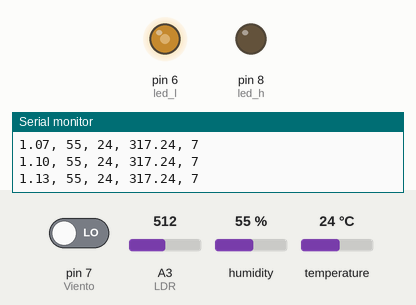
The sketch below on a simulated Arduino Uno, built with avr-gcc and run on an emulated ATmega328P. Parts: output pins drawn as LEDs (lit = HIGH), the last lines printed to the serial monitor. Inputs (shaded band) come from the test bench; at power-on: A3 (LDR) = 512, humidity 55 %, pin 7 (Viento) LOW, temperature 24 °C.

Above: at 1.2 s.
1.3 s: A3 (LDR) set to 574
At 1.9 s:
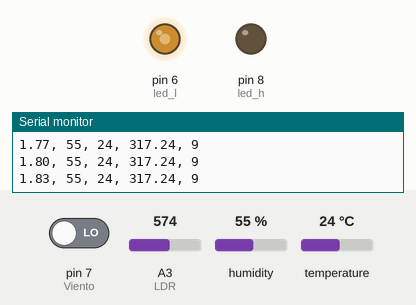
2.8 s: A3 (LDR) set to 594
At 3.3 s:
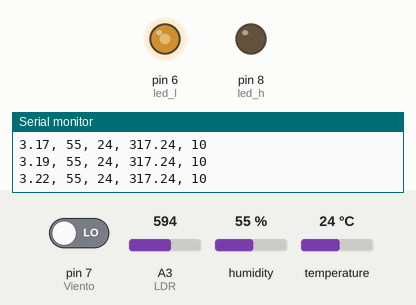
8.8 s: humidity set to 79 %
14.8 s: humidity set to 82 %
At 16.6 s:
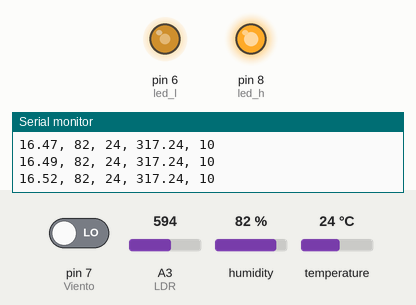
17.8 s: A3 (LDR) set to 511
At 18.3 s:
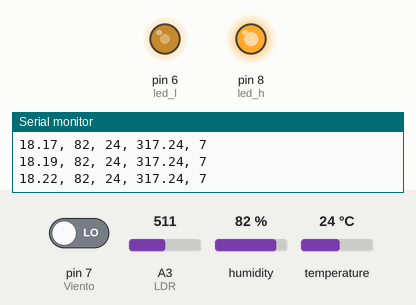
19.3 s: A3 (LDR) set to 310
At 20.2 s:
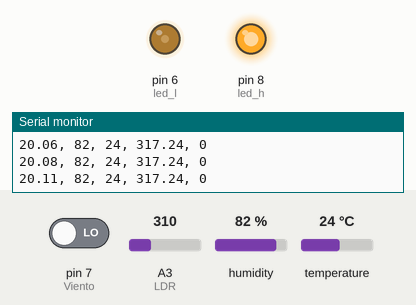
25.3 s: A3 (LDR) set to 276
At 26.1 s:
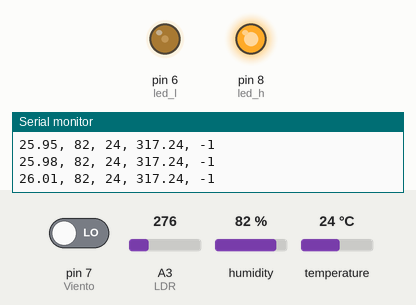
Timing chart, 0 to 28.3 s (numbered marks = the images above; inputs shaded):
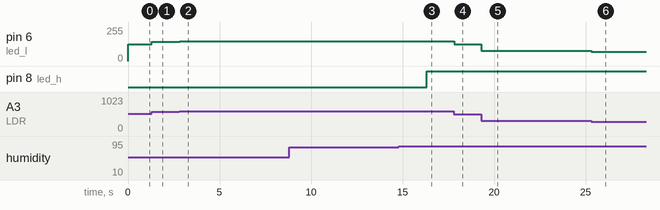

The sketch:

DATA.ino
```cpp
/* Librerias necesrias para hacer uso del sensor de humedad y temperatur */

#include <DHT_U.h>
#include <DHT.h>

#define LDR A3     // pin S de modulo de fotoresistencia a entrada analogica A3 de Arduino
#define TempHum 2  // Pin de salida del sensor de Humedad y temperatura DHT11 a PIN 2 de arduino
#define Viento 7   // Pin de salida del sesor de seguimiento a pin 7 de arduino
#define led_h 8    // Alerta de humedad alta
#define led_l 6     // Alerta de buena luminosidad

// Variables necesarias para el uso del sensor fotoresistivo

int LUMINOSIDAD;    // almacena valor leido de entrada A0
int ValorMapeado;   // Guarda el valor de Luminocidad en un dato util para astronomia
int pwm;            // alerta de brillo

// Variables necesarias para el uso del sensor de temperatura y humedad

int TEMPERATURA;    // Almacena el valor de Temperatura dado por el sensor
int HUMEDAD;        // Almacena el valor de la humedad dado por el sensor
bool aux_h;         // variable auxiliar para cerrar cupula

//Variables necesarias para medir la velocidad del viento

int Vueltas;        // almacena valor leido por el sensor de seguimiento
int ANTERIOR = 1;   // almacena ultimo valor leido del sensor de segimiento
float tt;           // almacena el tiempo desde la ejecucion del programa
bool b;             // Variable auxiliar
int vueltas;        // Almacena el numero de vueltas las aspas del anemometro
float t1 = 0;       // Variable auxiliar para guardar el timpo recorrido
float t2;           // Varaible que mide el delta timepo en una vuelta del anemometro
float  pi =  3.1415926535897932384626433832795; // pi
float w;            // Velocidad angular
float v;            // velocidad radial del
float r = 4E-5;     // radio del anemimetro
float mlah = 2.777E7; // conversion de milisegundos a horas
float ts;              //TIEMPO EN segundos

float velocidad( float Valor); // Calcula la velocidad del viento
bool aux;
int ant = 0;

// inicializa el sensor de humedad
DHT dht(TempHum, DHT11);

void setup() {

  Serial.begin(9600);
  pinMode(led_h, OUTPUT);   // PIN 8 como salida
  pinMode(led_l, OUTPUT);   // PIN 6 como salida

  pinMode(Viento, INPUT);   // pin 7 como entrada


  dht.begin();

//  Serial.println("#Ubicacion,timepo ,temperatura, humedad, viento, luminosidad"); // Cabecera de la salida de datos
}


void loop() {
    // Escribimos los datos dados por los sensores y los escribimos en variables para generar salidas codificables

  TEMPERATURA = dht.readTemperature();
  HUMEDAD = dht.readHumidity();
  tt = millis();
  ts = tt /1000;
  Vueltas = digitalRead(Viento);
  LUMINOSIDAD = analogRead(LDR); // lee valor de entrada A0
  ValorMapeado = map(LUMINOSIDAD, 0, 1023, -10, 25);
  pwm = map(LUMINOSIDAD,0, 1023, 0,255);
  analogWrite(led_l, pwm);

  v = velocidad(Vueltas);

  // imprimimos los datos de salida
//  if (int(ts) == ant and aux == false){
//    aux = true;
//    ant = int(ts)+1;
    Serial.print(ts);
    Serial.print(", ");
    Serial.print(HUMEDAD);
    Serial.print(", ");
    Serial.print(TEMPERATURA);
     Serial.print(", ");
     Serial.print(v);
     Serial.print(", ");
     Serial.println(ValorMapeado);

//  }
//  if (int(ts) != ant){
//    aux = false;
//  }


// Alerta humedad alta

  if (HUMEDAD > 80){
    digitalWrite(led_h, HIGH);
  }
  if (HUMEDAD <= 80){
    digitalWrite(led_h,LOW);
  }


}


float velocidad( float VALOR){
      /*----------------------------------------
   * Funcion Velocidad
   *
   * Esta funcion recibe como parametro el valor
   * que da el sensor de segimiento, tener en cuenta
   * que este valor es 1 o 0 y devuelve la velocidad
   * del viento.
   *
   * La funcion calcula la velocidad angular de las
   * aspas que son movidas por el viento y devuelve
   * la velocidad del viento en km/h
   -----------------------------------------*/
    if (VALOR == 0 and b == false){
    vueltas = vueltas + 1;
    b = true;

      t2 = tt - t1;
      t1 = tt;

      w = 2*pi / t2;
      w = w * mlah;
      v = r*w ;
  }
  if (VALOR == 1){
    b = false;
  }
  return v;
}
```

Measured:
- the behaviour switches between 80 and 81 % on humidity (found by bisection; images 2 and 3)
- after the input at 1.3 s, pin 6 (led_l): 127/255 → 143/255 at once
- after the input at 2.8 s, pin 6 (led_l): 143/255 → 148/255 at once
- after the input at 14.8 s, pin 8 (led_h): LOW → HIGH after 1.5 s
- after the input at 17.8 s, pin 6 (led_l): 148/255 → 127/255 at once
- after the input at 19.3 s, pin 6 (led_l): 127/255 → 77/255 at once
- after the input at 25.3 s, pin 6 (led_l): 77/255 → 68/255 at once
